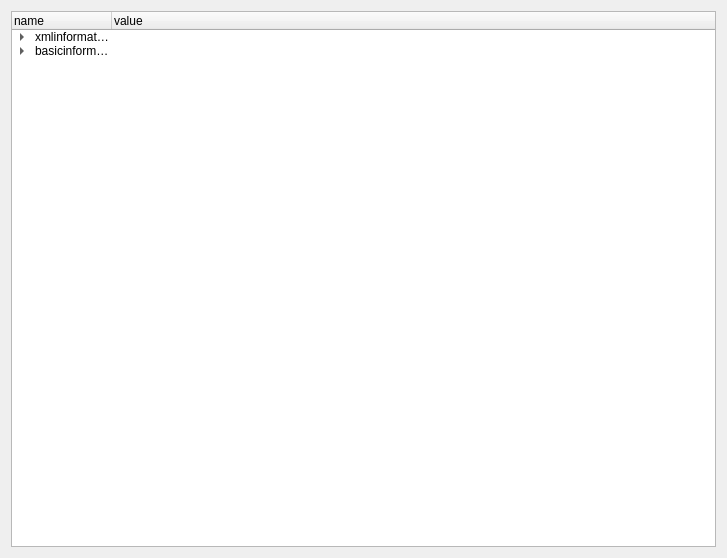
<?xml version="1.0" encoding="UTF-8"?>
<ui version="4.0">
 <class>Form</class>
 <widget class="QWidget" name="Form">
  <property name="geometry">
   <rect>
    <x>0</x>
    <y>0</y>
    <width>727</width>
    <height>558</height>
   </rect>
  </property>
  <property name="windowTitle">
   <string>Form</string>
  </property>
  <layout class="QVBoxLayout" name="verticalLayout">
   <item>
    <widget class="QTreeWidget" name="treeWidget">
     <column>
      <property name="text">
       <string>name</string>
      </property>
     </column>
     <column>
      <property name="text">
       <string>value</string>
      </property>
     </column>
     <item>
      <property name="text">
       <string>xmlinformation</string>
      </property>
      <property name="text">
       <string/>
      </property>
      <item>
       <property name="text">
        <string>version</string>
       </property>
       <property name="text">
        <string>1</string>
       </property>
      </item>
      <item>
       <property name="text">
        <string>update time</string>
       </property>
       <property name="text">
        <string>2017-11-02</string>
       </property>
      </item>
      <item>
       <property name="text">
        <string>xmlBaseAddress</string>
       </property>
       <property name="text">
        <string>128</string>
       </property>
      </item>
     </item>
     <item>
      <property name="text">
       <string>basicinformation</string>
      </property>
      <property name="text">
       <string/>
      </property>
      <item>
       <property name="text">
        <string>M</string>
       </property>
       <property name="text">
        <string/>
       </property>
       <item>
        <property name="text">
         <string>M1</string>
        </property>
        <item>
         <property name="text">
          <string>series1</string>
         </property>
         <item>
          <property name="text">
           <string>GTSD10_3kW</string>
          </property>
          <property name="text">
           <string>21000612</string>
          </property>
         </item>
         <item>
          <property name="text">
           <string>GTSD15_11kW</string>
          </property>
          <property name="text">
           <string>21000322</string>
          </property>
         </item>
         <item>
          <property name="text">
           <string>GTSD15_06kW</string>
          </property>
          <property name="text">
           <string>21000473</string>
          </property>
         </item>
         <item>
          <property name="text">
           <string>GTSD15_15kW</string>
          </property>
          <property name="text">
           <string>21000387</string>
          </property>
         </item>
         <item>
          <property name="text">
           <string>GTSD15_7.5kW</string>
          </property>
          <property name="text">
           <string>21000326</string>
          </property>
         </item>
        </item>
        <item>
         <property name="text">
          <string>series2</string>
         </property>
         <property name="text">
          <string/>
         </property>
         <item>
          <property name="text">
           <string>GTHD11_3A</string>
          </property>
          <property name="text">
           <string>31000025</string>
          </property>
         </item>
         <item>
          <property name="text">
           <string>GTHD11_6A</string>
          </property>
          <property name="text">
           <string>31000028</string>
          </property>
         </item>
         <item>
          <property name="text">
           <string>GTHD11_13A</string>
          </property>
          <property name="text">
           <string>31000029</string>
          </property>
         </item>
        </item>
        <item>
         <property name="text">
          <string>series3</string>
         </property>
         <item>
          <property name="text">
           <string>GTD10_15kW</string>
          </property>
          <property name="text">
           <string>21000704</string>
          </property>
         </item>
        </item>
       </item>
       <item>
        <property name="text">
         <string>M2</string>
        </property>
        <item>
         <property name="text">
          <string>series1</string>
         </property>
         <item>
          <property name="text">
           <string>GTSD20_6kW</string>
          </property>
          <property name="text">
           <string>21000645</string>
          </property>
         </item>
        </item>
        <item>
         <property name="text">
          <string>series2</string>
         </property>
         <item>
          <property name="text">
           <string>GTD20_15kW</string>
          </property>
          <property name="text">
           <string>21000702</string>
          </property>
         </item>
        </item>
       </item>
       <item>
        <property name="text">
         <string>M4</string>
        </property>
        <property name="text">
         <string>Marvie4</string>
        </property>
        <item>
         <property name="text">
          <string>series1</string>
         </property>
         <property name="text">
          <string>Marvie41</string>
         </property>
         <item>
          <property name="text">
           <string>GTSD42_3kW</string>
          </property>
          <property name="text">
           <string>21000501</string>
          </property>
         </item>
         <item>
          <property name="text">
           <string>GTSD42_3kW_BD</string>
          </property>
          <property name="text">
           <string>21000650</string>
          </property>
         </item>
         <item>
          <property name="text">
           <string>GTSD42_6kW</string>
          </property>
          <property name="text">
           <string>21000648</string>
          </property>
         </item>
        </item>
        <item>
         <property name="text">
          <string>series2</string>
         </property>
        </item>
        <item>
         <property name="text">
          <string>series3</string>
         </property>
        </item>
       </item>
       <item>
        <property name="text">
         <string>M6</string>
        </property>
        <property name="text">
         <string>Marvie6</string>
        </property>
        <item>
         <property name="text">
          <string>series1</string>
         </property>
         <property name="text">
          <string>Marvie61</string>
         </property>
         <item>
          <property name="text">
           <string>GTSD61_3kW</string>
          </property>
          <property name="text">
           <string>21000595</string>
          </property>
         </item>
         <item>
          <property name="text">
           <string>GTSD61_6kW</string>
          </property>
          <property name="text">
           <string>21000541</string>
          </property>
         </item>
        </item>
       </item>
      </item>
      <item>
       <property name="text">
        <string>A系列</string>
       </property>
      </item>
      <item>
       <property name="text">
        <string>B系列</string>
       </property>
      </item>
     </item>
    </widget>
   </item>
  </layout>
 </widget>
 <resources/>
 <connections/>
</ui>
